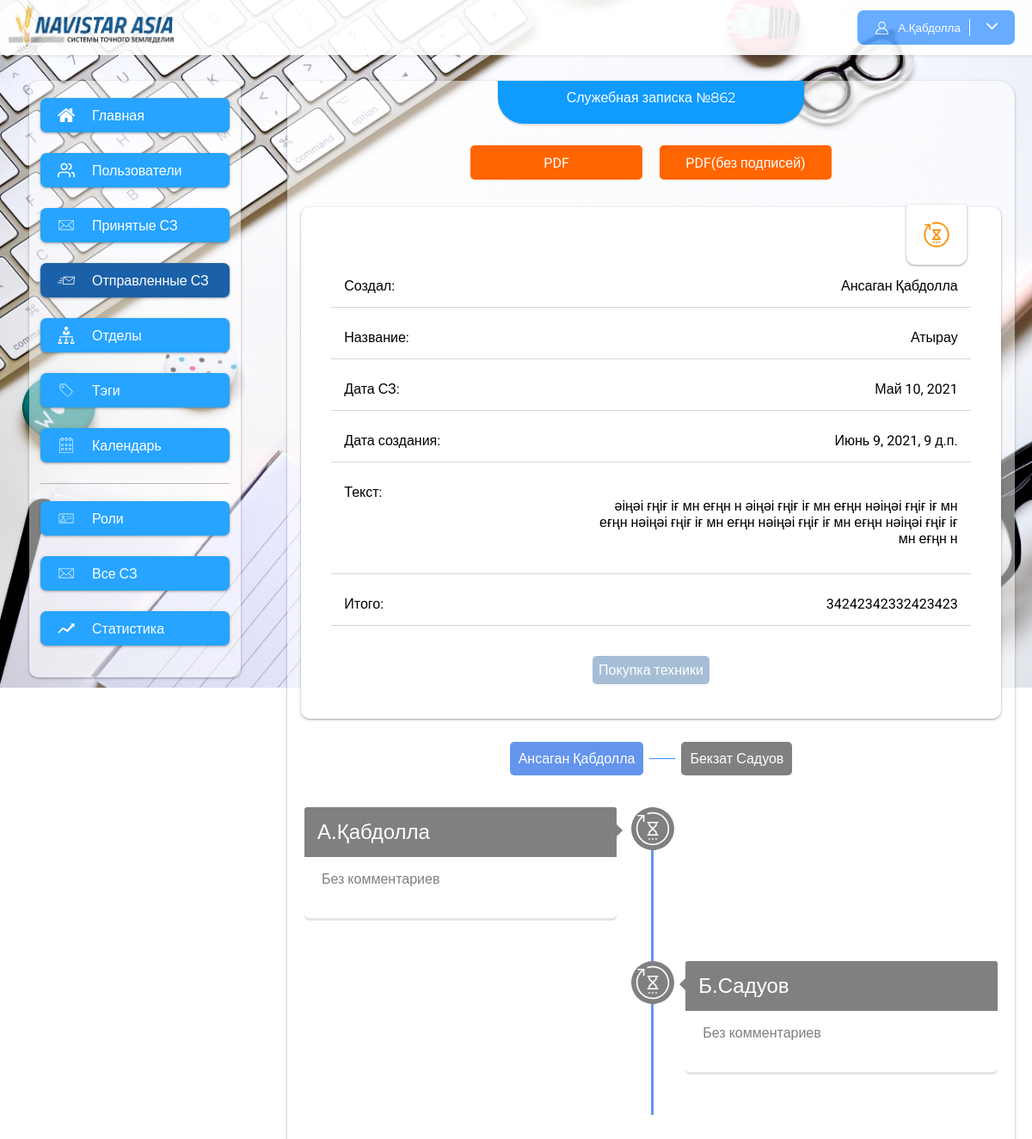
Page /notes/857 (signed in) on the committed database.
### app/models.py (models this page shows, shortened)
class ServiceNote(models.Model):
    user = models.ForeignKey(User, null=True, blank=True, on_delete=models.CASCADE, related_name="notes")
    number = models.IntegerField(null=True, blank=True)
    title = models.CharField(max_length=120)
    text = models.TextField()
    summa = models.CharField(max_length=200, null=True, blank=True)
    fast = models.BooleanField(default=False)
    date_create = models.DateTimeField(auto_now_add=True)
    date_update = models.DateTimeField(auto_now=True)
    date = models.DateField(null=True, blank=True)
    tags = models.ManyToManyField(Tags, null=True, blank=True, related_name="notes")
    user_index = models.IntegerField(default=1, null=True, blank=True)
    status = models.CharField(max_length=200, choices=statuses, null=True, blank=True)
    class Meta:
        verbose_name = "Служебная записка"
        verbose_name_plural = "Служебные записки"

class Tags(models.Model):
    name = models.CharField(max_length=120)
    class Meta:
        verbose_name = "Тэг"
        verbose_name_plural = "Тэги"

class NoteUsers(models.Model):
    user = models.ForeignKey(User, on_delete=models.CASCADE, related_name="note")
    note = models.ForeignKey(ServiceNote, on_delete=models.CASCADE, related_name="users")
    index = models.IntegerField(null=True, blank=True)
    comment = models.TextField(null=True, blank=True)
    status = models.CharField(max_length=200,choices=statuses, null=True, blank=True)
    date_create = models.DateTimeField(auto_now=True, null=True, blank=True)
    is_read = models.BooleanField(default=False)
    date_read = models.DateTimeField(null=True, blank=True)
    class Meta:
        verbose_name = "Подписывающий"
        verbose_name_plural = "Подписывающие"

### app/views.py (the view)
# urls.py: path("notes/<int:pk>", note_detail, name="note_detail"),
@login_required()
def note_detail(request, pk):
    note = ServiceNote.objects.get(pk=pk)
    users = User.objects.all()
    tags = Tags.objects.all()
    return render(request, "note_detail.html", {"note": note, "users": users, "tags": tags})

### app/context_processors.py (called while the page is built)
def unReadNotes(request):
    if request.user.is_anonymous:
        return {}
    user = request.user
    unReadCount = NoteUsers.objects.filter(user=user).filter(note__user_index__gte=F('index')).order_by('-pk').filter(is_read=False).count()
    return {
        "unReadCount": unReadCount
    }

### app/templates/note_detail.html (shortened to what this page needs)
{% extends 'base.html' %}
{% load static %}
{% block content %}
<div class="content">
    <div class="content_title">
        Служебная записка №{{ note.number }}
    </div>
    {% include 'include/note_detail.html' %}
{% include 'include/user_timeline.html' %}
</div>
{% endblock %}

### app/templates/base.html (shortened to what this page needs)
{% load static %}
<!DOCTYPE html>
<html>
<head>
    <link rel="stylesheet" href="{% static 'css/style.css' %}">
</head>
<body>
<div class="wrapper">
    <div class="header">
        <img src="{% static 'img/navistar.png' %}" height="100%">
        <button class="profile_button">
            {% if request.user.is_authenticated %}
            <img src="{% static 'img/profile.svg' %}" alt="" width="17px" height="17px">
				<span>
					{{ request.user.first_name|slice:"1" }}.{{ request.user.last_name }}
				</span>
            <span style="cursor: pointer" onclick="show_menu()">
                <img src="{% static 'img/arrow.svg' %}" alt="" width="13px" height="13px">
            </span>
            {% else %}
            <span>Войти</span>
            {% endif %}
        </button>
    </div>
    <div class="main">
        {% include 'include/sidebar_menu.html' %}
        {% block content %}
        {% endblock %}
    </div>
</div>
</body>
</html>

### app/templates/include/note_detail.html (shortened to what this page needs)
{% load static %}
<div class="note_detail">
    <div class="note_download">
        <a href="{% url 'note_signature_show' note.pk %}" target="_blank" class="download_button pdf">PDF</a>
        <a href="{% url 'note_show' note.pk %}" target="_blank" class="download_button pdf">PDF(без подписей)</a>
    </div>
    <div class="note_info">
        <img src="{% if note.status == None %}{% static 'img/wait.svg' %}{% endif %}
                  {% if note.status == 'error' %}{% static 'img/error.svg' %}{% endif %}" class="note_info_img" width="30" height="30">
        <div class="note_info_item"><span>Создал:</span>
            <span>{{ note.user.first_name }} {{ note.user.last_name }}</span></div>
        <div class="note_info_item"><span>Название:</span> <span>{{ note.title }}</span></div>
        <div class="note_info_item"><span>Дата СЗ:</span> <span>{{ note.date }}</span></div>
        <div class="note_info_item"><span>Дата создания:</span> <span>{{ note.date_create }}</span></div>
        <div class="note_info_item"><span>Текст:</span> <span>{{ note.text|safe }}</span></div>
        <div class="note_info_item"><span>Итого:</span> <span>{{ note.summa }}</span></div>
        <ul class="note_detail_tags">
            {% for i in note.tags.all %}
            <li class="note_detail_tag">{{ i.name }}</li>
            {% endfor %}
        </ul>
    </div>
    <ul class="note_detail_users">
        {% for i in note.users.all %}
        <li class="note_detail_user
                    {% if forloop.counter == note.user_index and note.status == None %}current_user{% endif %}
                    ">{{ i.user.first_name }} {{ i.user.last_name }}
        </li>
        <span class="user_line"></span>
        {% endfor %}
    </ul>
</div>

### app/templates/include/user_timeline.html (shortened to what this page needs)
{% load static %}
<div class="container">
		<div id="timeline">
			{% for i in note.users.all %}
			<div class="timeline-item
			">
				<div class="timeline-icon">
					{% if i.status == None %}<img src="{% static 'img/time_2.svg' %}" width="40" alt="">{% endif %}
				</div>
				<div class="timeline-content {% if forloop.counter|divisibleby:'2' %}right{% endif %}">
					<h2 style="display: flex; justify-content: space-between">{{ i.user.first_name|slice:"1" }}.{{ i.user.last_name }} {% if i.status %} <span style="font-size: 14px;color: white">{{ i.date_create }}</span>{% endif %}</h2>
					<p>
						{% if i.comment %}{{ i.comment }}{% else %} <p style="color: gray">Без комментариев</p> {% endif %}
					</p>
				</div>
			</div>
			{% endfor %}
		</div>
	</div>

### rows in the picture
ServiceNote: number "862", user.first_name "Ансаган", user.last_name "Қабдолла", title "Атырау", date "Май 10, 2021", date_create "Июнь 9, 2021, 9 д.п.", text "әіңәі ғңіғ іғ мн еғңн н әіңәі ғңіғ іғ мн еғңн нәіңәі ғңіғ іғ мн еғңн нәіңәі ғңіғ іғ мн еғңн нәіңәі ғңіғ іғ мн еғңн нәіңәі ғңіғ іғ мн еғңн н", summa "34242342332423423"
Tags: name "Покупка техники"
NoteUsers: user.first_name "Ансаган", user.last_name "Қабдолла", user.first_name "А", shows "Без комментариев"
NoteUsers: user.first_name "Бекзат", user.last_name "Садуов", user.first_name "Б", shows "Без комментариев"

### other values in the picture
{{ request.user.first_name|slice:"1" }} "А"
{{ request.user.last_name }} "Қабдолла"
